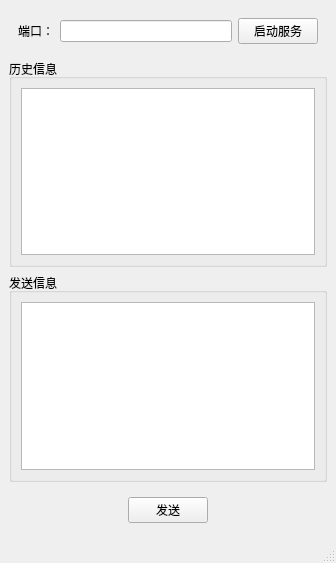
<?xml version="1.0" encoding="UTF-8"?>
<ui version="4.0">
 <class>MainWindow</class>
 <widget class="QMainWindow" name="MainWindow">
  <property name="geometry">
   <rect>
    <x>0</x>
    <y>0</y>
    <width>336</width>
    <height>563</height>
   </rect>
  </property>
  <property name="windowTitle">
   <string>MainWindow</string>
  </property>
  <widget class="QWidget" name="centralwidget">
   <layout class="QVBoxLayout" name="verticalLayout">
    <item>
     <widget class="QWidget" name="widget" native="true">
      <layout class="QHBoxLayout" name="horizontalLayout">
       <item>
        <widget class="QLabel" name="label">
         <property name="text">
          <string>端口：</string>
         </property>
        </widget>
       </item>
       <item>
        <widget class="QLineEdit" name="port"/>
       </item>
       <item>
        <widget class="QPushButton" name="setListen">
         <property name="text">
          <string>启动服务</string>
         </property>
        </widget>
       </item>
      </layout>
     </widget>
    </item>
    <item>
     <widget class="QGroupBox" name="groupBox">
      <property name="title">
       <string>历史信息</string>
      </property>
      <layout class="QHBoxLayout" name="horizontalLayout_2">
       <item>
        <widget class="QTextEdit" name="record"/>
       </item>
      </layout>
     </widget>
    </item>
    <item>
     <widget class="QGroupBox" name="groupBox_2">
      <property name="title">
       <string>发送信息</string>
      </property>
      <layout class="QHBoxLayout" name="horizontalLayout_3">
       <item>
        <widget class="QTextEdit" name="msg">
         <property name="enabled">
          <bool>true</bool>
         </property>
        </widget>
       </item>
      </layout>
     </widget>
    </item>
    <item>
     <widget class="QWidget" name="widget_2" native="true">
      <layout class="QHBoxLayout" name="horizontalLayout_4">
       <item>
        <spacer name="horizontalSpacer">
         <property name="orientation">
          <enum>Qt::Horizontal</enum>
         </property>
         <property name="sizeHint" stdset="0">
          <size>
           <width>40</width>
           <height>20</height>
          </size>
         </property>
        </spacer>
       </item>
       <item>
        <widget class="QPushButton" name="sendMsg">
         <property name="text">
          <string>发送</string>
         </property>
        </widget>
       </item>
       <item>
        <spacer name="horizontalSpacer_2">
         <property name="orientation">
          <enum>Qt::Horizontal</enum>
         </property>
         <property name="sizeHint" stdset="0">
          <size>
           <width>40</width>
           <height>20</height>
          </size>
         </property>
        </spacer>
       </item>
      </layout>
     </widget>
    </item>
   </layout>
  </widget>
  <widget class="QMenuBar" name="menubar">
   <property name="geometry">
    <rect>
     <x>0</x>
     <y>0</y>
     <width>336</width>
     <height>23</height>
    </rect>
   </property>
  </widget>
  <widget class="QStatusBar" name="statusbar"/>
 </widget>
 <resources/>
 <connections/>
</ui>
